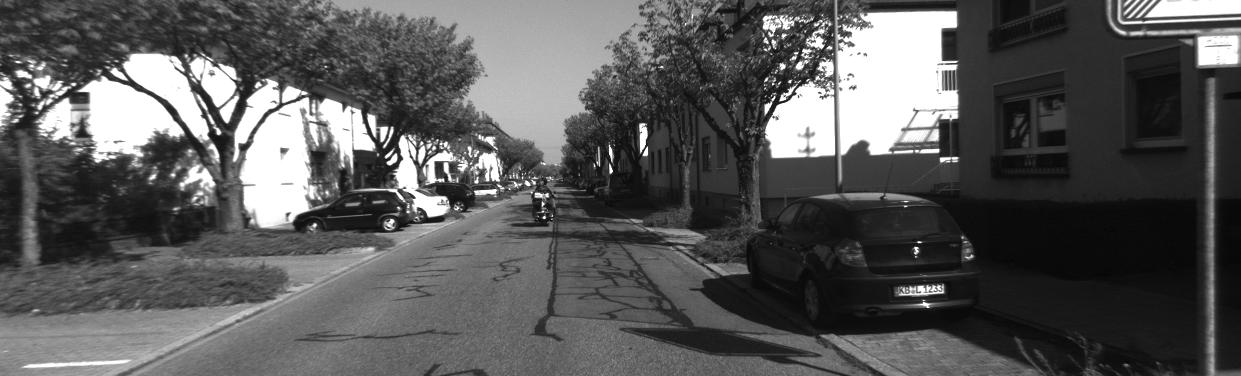
//> input picture opencv/stereo/images/left.png, 1241 x 376 px
$ ./stereoVision   (built with g++ and OpenCV 4)
//> lines starting //> are read from the running program, lines starting //| are printed output that depends on the picture
#include <opencv2/opencv.hpp>
#include <vector>
#include <string>
#include <Eigen/Core>
#include <pangolin/pangolin.h>
#include <unistd.h>

using namespace std;
using namespace Eigen;

// images
string left_file = "./images/left.png";
string right_file = "./images/right.png";

void showPointCloud(
    const vector<Vector4d, Eigen::aligned_allocator<Vector4d>> &pointcloud);

int main(int argc, char **argv) {
    // intrinsics
    double fx = 718.856, fy = 718.856, cx = 607.1928, cy = 185.2157;
    // baseline
    double b = 0.573;

    cv::Mat left = cv::imread(left_file, 0);
//> left is the input picture: 376 rows x 1241 cols, CV_8UC1; min 6, max 255, mean 89
    cv::Mat right = cv::imread(right_file, 0);
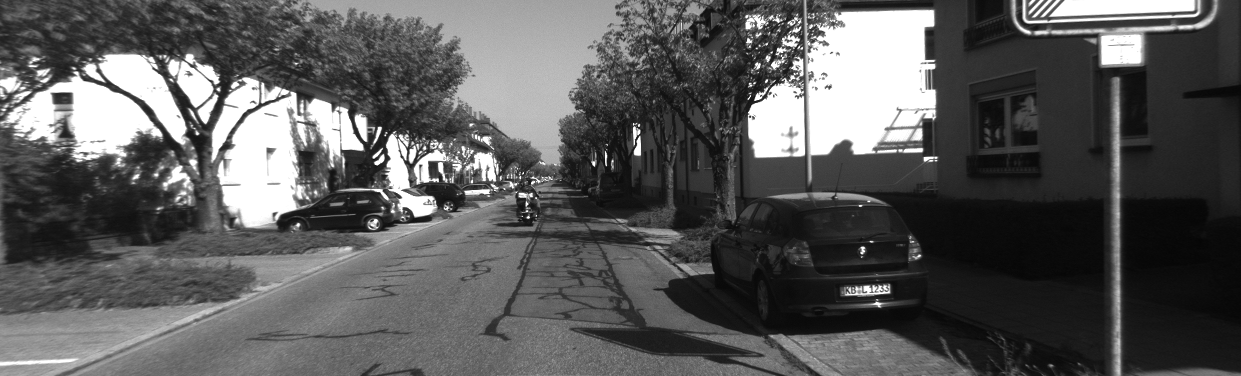
//> input picture opencv/stereo/images/right.png, 1241 x 376 px
//> right is the input picture: 376 rows x 1241 cols, CV_8UC1; min 5, max 255, mean 90.3
     // SGBM is senstive to parameters
    cv::Ptr<cv::StereoSGBM> sgbm = cv::StereoSGBM::create(
        0, 96, 9, 8 * 9 * 9, 32 * 9 * 9, 1, 63, 10, 100, 32);
    cv::Mat disparity_sgbm, disparity;
    sgbm->compute(left, right, disparity_sgbm);
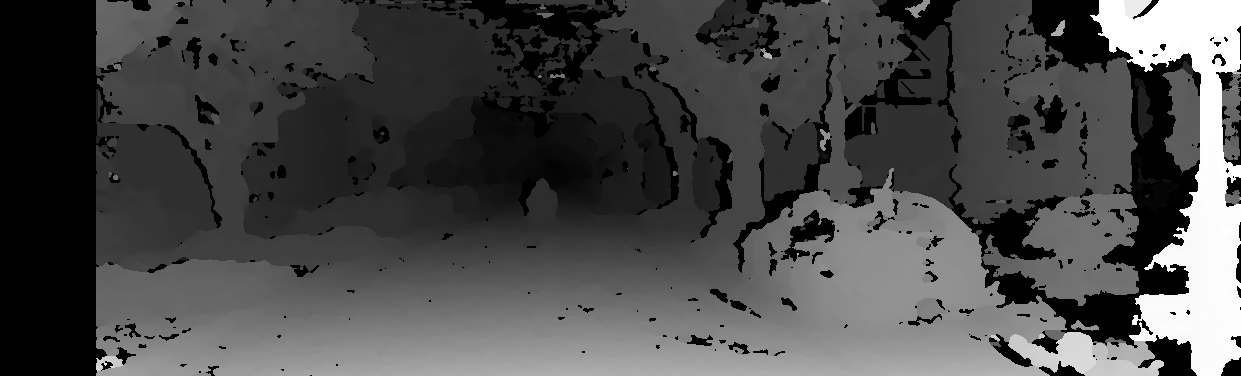
//> disparity_sgbm: 376 rows x 1241 cols, CV_16SC1; min -16, max 1520, mean 431.4; drawn with min black and max white
    disparity_sgbm.convertTo(disparity, CV_32F, 1.0 / 16.0f);

    // compute the point cloud
    vector<Vector4d, Eigen::aligned_allocator<Vector4d>> pointcloud;


    // change v++ and u++ to v+=2, u+=2 if your machine is slow to get a sparser cloud
    for (int v = 0; v < left.rows; v++)
        for (int u = 0; u < left.cols; u++) {
            if (disparity.at<float>(v, u) <= 0.0 || disparity.at<float>(v, u) >= 96.0) continue;

            Vector4d point(0, 0, 0, left.at<uchar>(v, u) / 255.0);

            // compute the depth from disparity
            double x = (u - cx) / fx;
            double y = (v - cy) / fy;
            double depth = fx * b / (disparity.at<float>(v, u));
            point[0] = x * depth;
            point[1] = y * depth;
            point[2] = depth;
            std::cerr << " dot " << std::endl;

            pointcloud.push_back(point);
        }
//> after the loop, pointcloud = 374687 items

    cv::imshow("disparity", disparity / 96.0);
    cv::waitKey(0);

    // show the point cloud in pangolin
    showPointCloud(pointcloud);
    return 0;
}

void showPointCloud(const vector<Vector4d, Eigen::aligned_allocator<Vector4d>> &pointcloud) {

    if (pointcloud.empty()) {
        cerr << "Point cloud is empty!" << endl;
        return;
    }

    pangolin::CreateWindowAndBind("Point Cloud Viewer", 1024, 768);
//> (this line was passed over: pangolin is not available in this run)
    glEnable(GL_DEPTH_TEST);
//> (this line was passed over: GL_DEPTH_TEST is not available in this run)
    glEnable(GL_BLEND);
//> (this line was passed over: GL_BLEND is not available in this run)
    glBlendFunc(GL_SRC_ALPHA, GL_ONE_MINUS_SRC_ALPHA);
//> (this line was passed over: GL_SRC_ALPHA is not available in this run)

//> (the run ends here: the program needs code that is not available in this run, at `pangolin::OpenGlRenderState s_cam(`)
